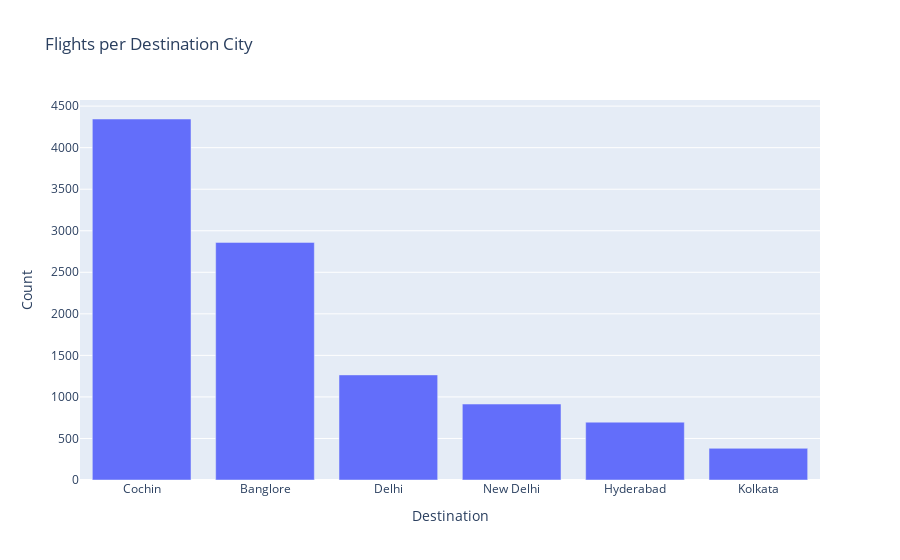

The notebook cell this image was saved under:
### Markdown cell above
This indicates which cities are the most common departure points. High-frequency sources often represent major hubs and can strongly influence ticket pricing due to demand and competition.

### Code cell
# Destination
dest_counts = df["Destination"].value_counts().reset_index()
dest_counts.columns = ["Destination", "Count"]

fig = px.bar(dest_counts, x="Destination", y="Count", title="Flights per Destination City")
fig.show()

### Figure 1 — Plotly figure (JSON) as saved in the notebook; plotly's stock layout.template omitted (floating-point values rounded to 4 significant figures)
{"data": [{"alignmentgroup": "True", "hovertemplate": "Destination=%{x}<br>Count=%{y}<extra></extra>", "legendgroup": "", "marker": {"color": "#636efa", "pattern": {"shape": ""}}, "name": "", "offsetgroup": "", "orientation": "v", "showlegend": false, "textposition": "auto", "type": "bar", "x": ["Cochin", "Banglore", "Delhi", "New Delhi", "Hyderabad", "Kolkata"], "xaxis": "x", "y": [4345, 2860, 1265, 914, 696, 381], "yaxis": "y"}], "layout": {"barmode": "relative", "legend": {"tracegroupgap": 0}, "title": {"text": "Flights per Destination City"}, "xaxis": {"anchor": "y", "domain": [0, 1], "title": {"text": "Destination"}}, "yaxis": {"anchor": "x", "domain": [0, 1], "title": {"text": "Count"}}}}
